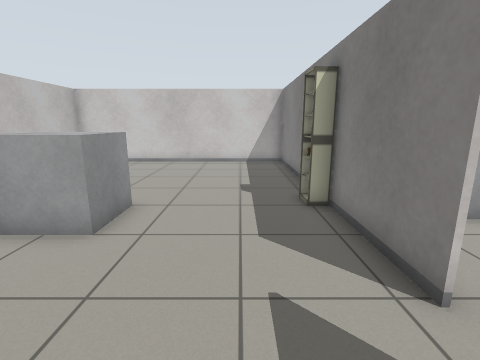
View 1 (above)

16 first-person views from a walk through a world built for the Gazebo simulator. The camera is 1.1 m above the floor, tilts 12° down and sees 85° across. The floor is counted in squares, 0.5 m on a side. Each view is taken from the middle of a square. On the plan, view 1 faces up. The plan holds only what a view shows up to about 16 squares ahead; the rest is blank. The robots in the file are not drawn. Surface patterns are stand-ins for the level's own textures.

View 2
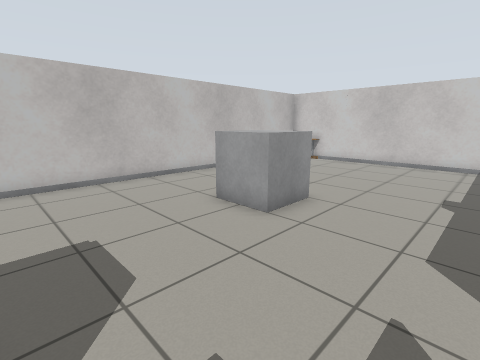

View 3
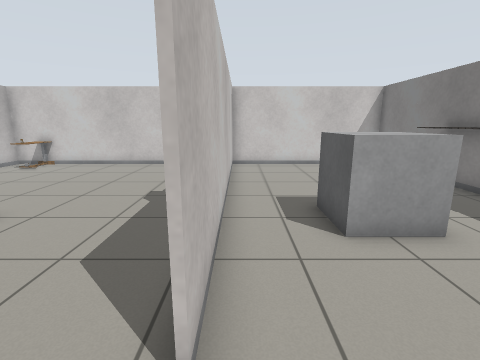

View 4
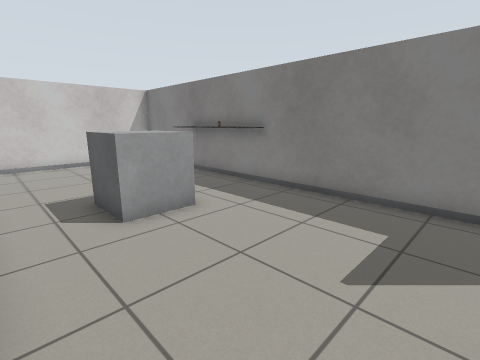

View 5
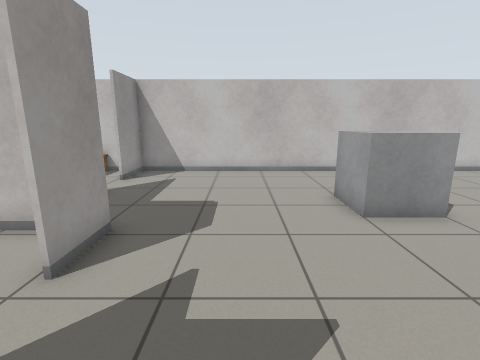

View 6
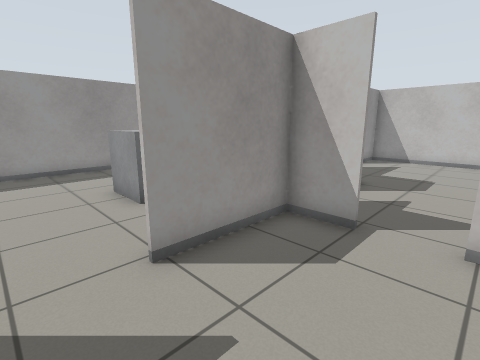

View 7
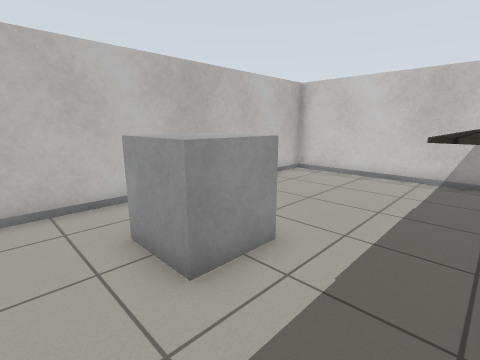

View 8
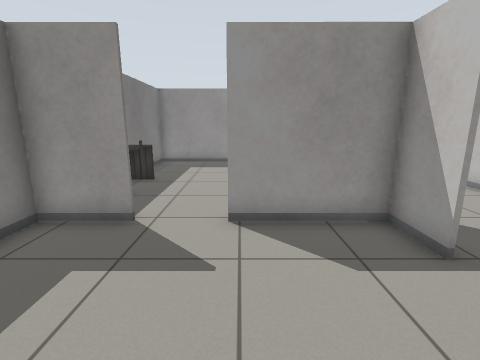

View 9
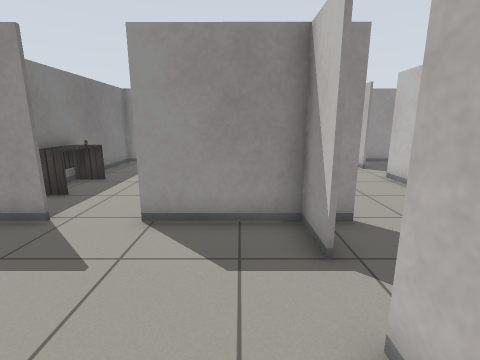

View 10
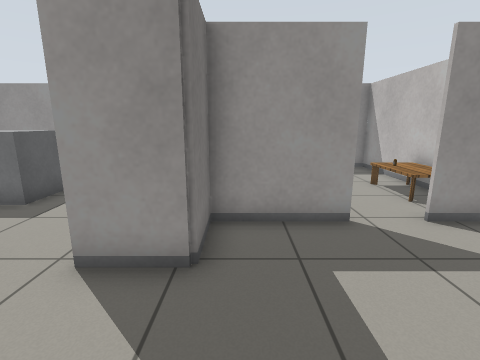

View 11
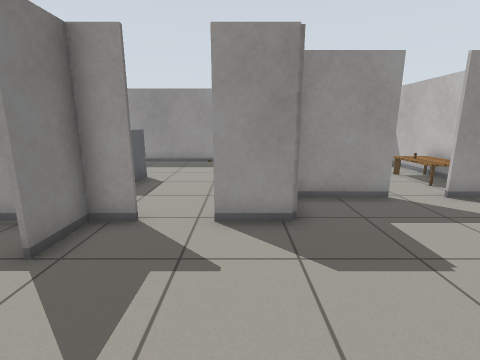

View 12
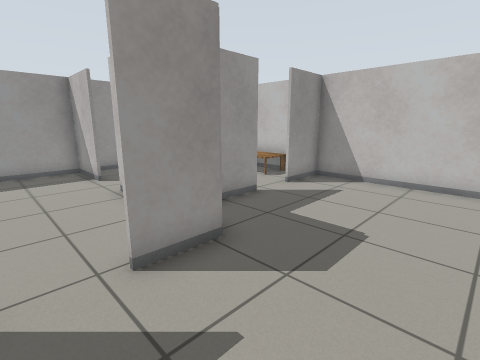

View 13
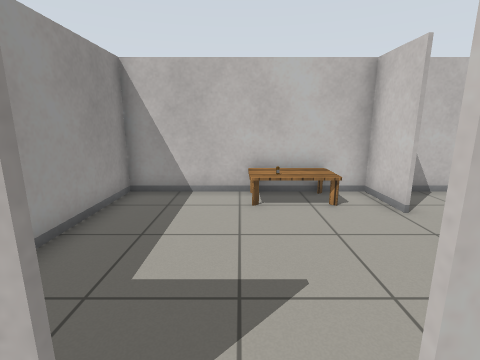

View 14
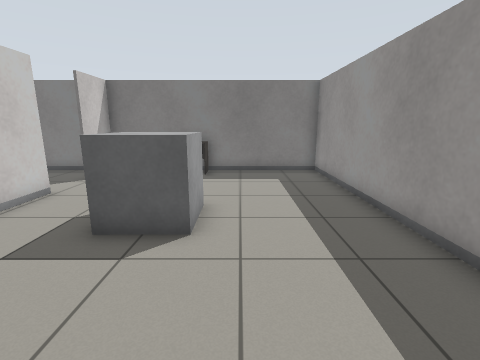

View 15
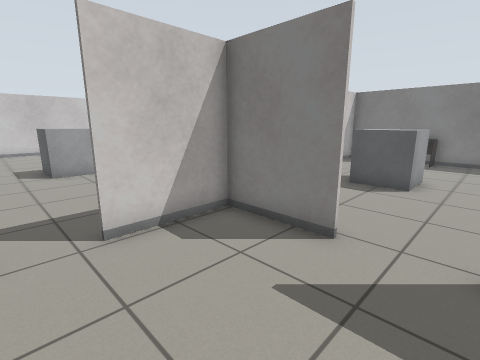

View 16
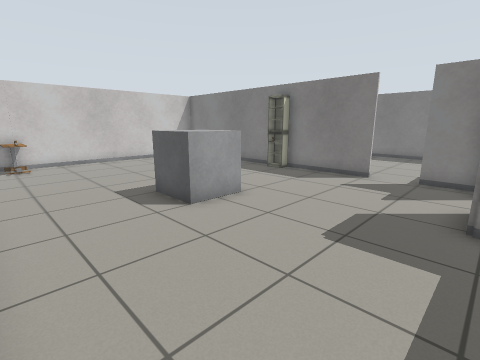

### Floor plan
Ten units are one square. View 1 is at (0, 0); x grows to the right and y downward. Boxes are objects, and circles mark ways between rooms. Rooms are numbered by the first view taken in them; rooms with no view inside come last. Other rooms are left out.
<svg viewBox="-100 -162 212 274">
<path fill="none" stroke="#000" d="M26 -65 26 -27M25 -84 25 -157M25 -27 25 -65M26 -11 26 8M14 7 64 7M25 8 25 -11M26 -157 26 -84M-23 30 -23 7 -4 7M-56 27 -23 27M84 7 107 7M107 10 107 -157 -95 -157 -95 30M-95 27 -73 27M64 8 45 8M-22 80 -22 107 107 107 107 10M-22 23 -22 60M107 8 84 8M-23 60 -23 30M-73 28 -95 28M-95 30 -95 107 -30 107M-23 28 -56 28"/>
<rect x="-85" y="-145" width="10" height="10" fill="#bbb"><title>other object</title></rect>
<rect x="-85" y="-155" width="10" height="10" fill="#bbb"><title>table</title></rect>
<rect x="-55" y="-75" width="30" height="30" fill="#bbb"><title>grey box</title></rect>
<rect x="15" y="-85" width="10" height="20" fill="#bbb"><title>shelf</title></rect>
<rect x="45" y="-85" width="30" height="30" fill="#bbb"><title>grey box</title></rect>
<rect x="95" y="-75" width="10" height="10" fill="#bbb"><title>box</title></rect>
<rect x="95" y="-85" width="10" height="10" fill="#bbb"><title>other object</title></rect>
<rect x="95" y="-115" width="10" height="30" fill="#bbb"><title>box</title></rect>
<rect x="25" y="35" width="30" height="30" fill="#bbb"><title>grey box</title></rect>
<rect x="95" y="45" width="10" height="10" fill="#bbb"><title>other object</title></rect>
<rect x="95" y="25" width="10" height="20" fill="#bbb"><title>desk</title></rect>
<rect x="-95" y="35" width="20" height="30" fill="#bbb"><title>table</title></rect>
<rect x="-85" y="55" width="10" height="10" fill="#bbb"><title>other object</title></rect>
<circle cx="5" cy="10" r="3" fill="#2a7"/>
<circle cx="75" cy="10" r="3" fill="#2a7"/>
<circle cx="-65" cy="30" r="3" fill="#2a7"/>
<circle cx="-20" cy="70" r="3" fill="#2a7"/>
<text x="0" y="-70">1</text>
<text x="40" y="60">2</text>
<text x="-60" y="70">3</text>
</svg>
Room 1 opens to room 2. Room 1 opens to room 3. Room 2 opens to room 3.

Where each view was taken, in squares from view 1:
view 1: 0 up, 0 right, facing up
view 2: 0 up, 1 right, facing up-left
view 3: 1 up, 3 right, facing up
view 4: 0 up, 3 right, facing up-right
view 5: 2 up, 3 right, facing left
view 6: 3 up, 8 right, facing down-left
view 7: 4 up, 10 right, facing up-left
view 8: 5 up, 6 right, facing down
view 9: 5 up, 4 right, facing down
view 10: 3 up, 3 left, facing down
view 11: 5 up, 1 left, facing down
view 12: 3 up, 1 right, facing down-left
view 13: 7 down, 1 left, facing left
view 14: 7 down, 2 left, facing right
view 15: 8 down, 7 left, facing up-right
view 16: 1 down, 9 left, facing up-right
